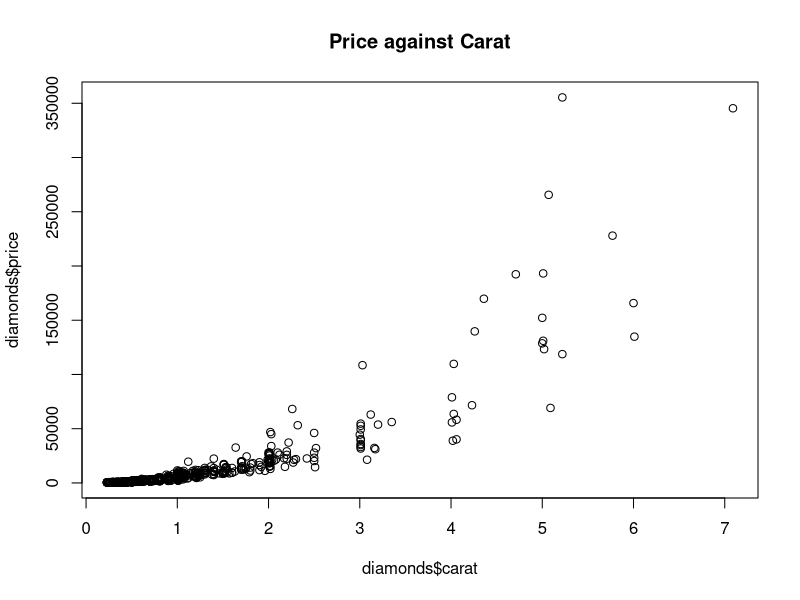
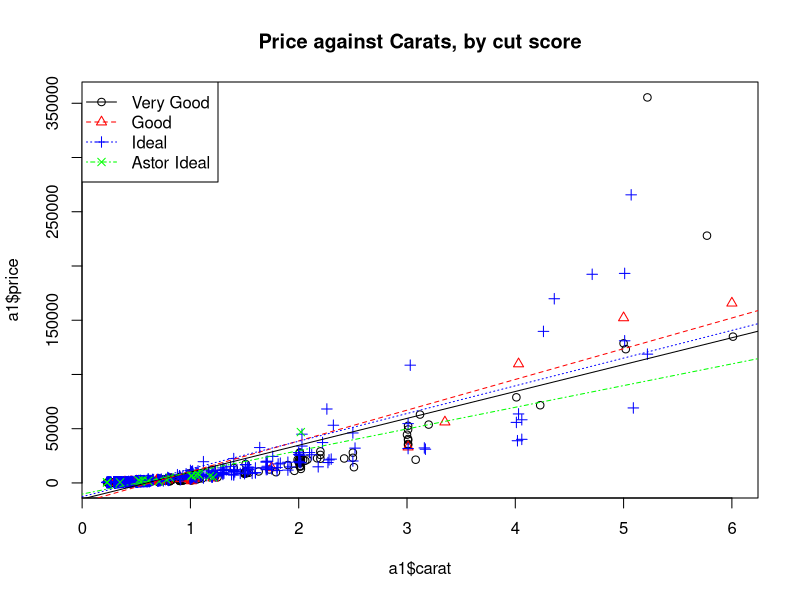
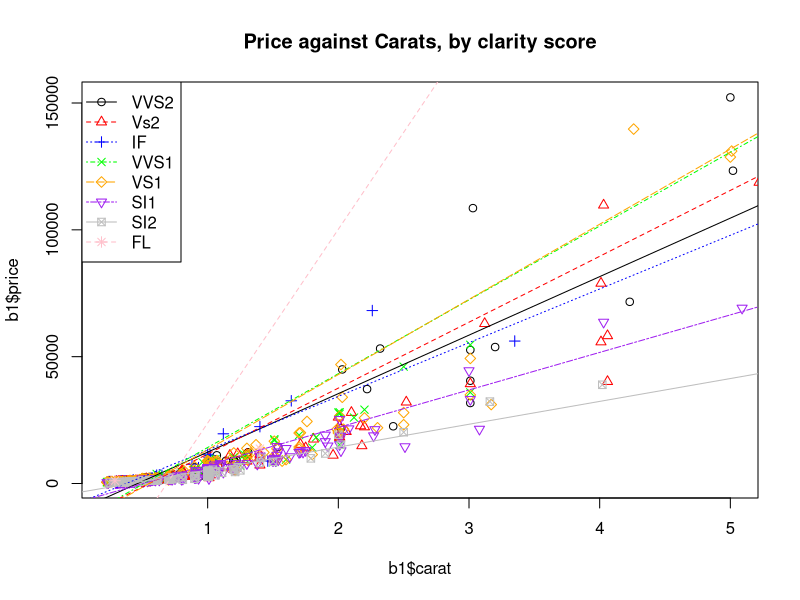
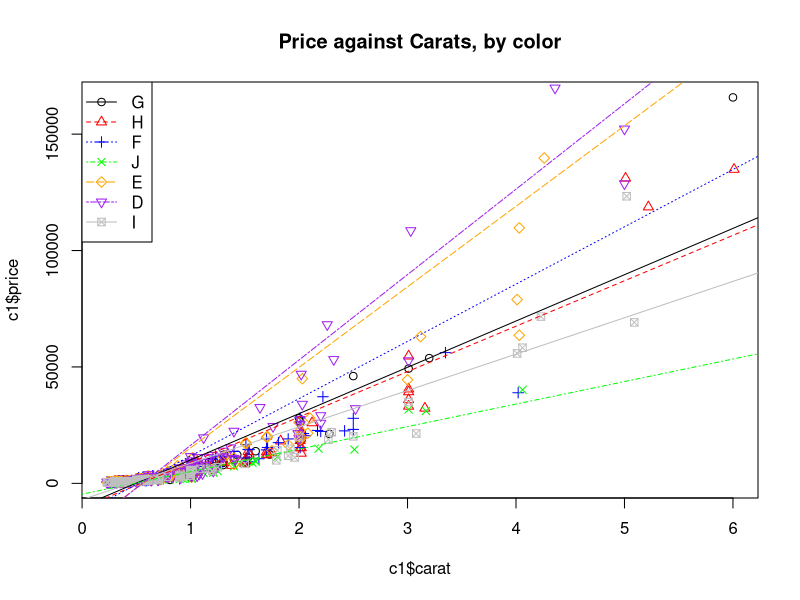

Write R code to recreate these figures, in order.
#EDA for project

diamonds= read.csv("diamonds4.csv")
diamonds = data.frame(diamonds)
head(diamonds)
#5 columns 2 quantitiative 3 categorical

unique(diamonds$cut)
#cut is made of very good, good, ideal,Astor Ideal

unique(diamonds$clarity)
#clarity is made of vvs2, vs2, if, vvs1, vs1,si1,si2,fl

unique(diamonds$color)

#color is made of g, h, f, j, e, d, i

max(diamonds$price)
min(diamonds$price)
median(diamonds$price)
mean(diamonds$price)

max(diamonds$carat)
min(diamonds$carat)
median(diamonds$carat)
mean(diamonds$carat)

par(mfrow=c(1,1))
plot(diamonds$carat,diamonds$price, main = "Price against Carat")

##these plots indicate that price and carat may not follow a linear pattern

#################################### CUT PLOT ###########################################

par(mfrow=c(1,1))

a1=subset(diamonds, cut == "Very Good")
a2=subset(diamonds, cut == "Good")
a3=subset(diamonds, cut == "Ideal")
a4=subset(diamonds, cut== 'Astor Ideal')

reg1<-lm(price~carat,data=a1)
reg2<-lm(price~carat,data=a2)
reg3<-lm(price~carat,data=a3)
reg4<-lm(price~carat,data=a4)

par(mfrow=c(1,1))

plot(a1$carat, a1$price, main="Price against Carats, by cut score")
points(a2$carat, a2$price, pch=2, col='red')
points(a3$carat, a3$price, pch=3, col='blue')
points(a4$carat, a4$price, pch=4, col='green')

abline(reg1,lty=1)
abline(reg2,lty=2, col="red") 
abline(reg3,lty=3, col="blue")
abline(reg4,lty=4, col='green')

legend("topleft", c("Very Good","Good","Ideal", 'Astor Ideal'), lty=c(1,2,3,4), pch=c(1,2,3,4), col=c("black","red","blue", 'green')) 

#viewing this plot we see that all the slopes by cut type seem to be pretty similar, thus we will not worry much of an interaction here

################################ Cut Plot End ###########################################


################################ Clarity Plot ###########################################
unique(diamonds$clarity)

b1=subset(diamonds, clarity == 'VVS2')
b2=subset(diamonds, clarity == 'VS2')
b3=subset(diamonds, clarity == 'IF')
b4=subset(diamonds, clarity == 'VVS1')
b5=subset(diamonds, clarity == 'VS1')
b6=subset(diamonds, clarity == 'SI1')
b7=subset(diamonds, clarity == 'SI2')
b8=subset(diamonds, clarity == 'FL')

reg1<-lm(price~carat,data=b1)
reg2<-lm(price~carat,data=b2)
reg3<-lm(price~carat,data=b3)
reg4<-lm(price~carat,data=b4)
reg5<-lm(price~carat,data=b5)
reg6<-lm(price~carat,data=b6)
reg7<-lm(price~carat,data=b7)
reg8<-lm(price~carat,data=b8)

plot(b1$carat, b1$price, main="Price against Carats, by clarity score")
points(b2$carat, b2$price, pch=2, col='red')
points(b3$carat, b3$price, pch=3, col='blue')
points(b4$carat, b4$price, pch=4, col='green')
points(b5$carat, b5$price, pch=5, col='orange')
points(b6$carat, b6$price, pch=6, col='purple')
points(b7$carat, b7$price, pch=7, col='gray')
points(b8$carat, b8$price, pch=8, col='pink')

abline(reg1,lty=1)
abline(reg2,lty=2, col="red") 
abline(reg3,lty=3, col="blue")
abline(reg4,lty=4, col='green')
abline(reg5,lty=5, col="orange") 
abline(reg6,lty=6, col="purple")
abline(reg7,lty=7, col='gray')
abline(reg8,lty=8, col="pink") 

legend("topleft", 
       c("VVS2","Vs2","IF", 'VVS1','VS1','SI1','SI2','FL'),
       lty=c(1,2,3,4,5,6,7,8),
       pch=c(1,2,3,4,5,6,7,8), 
       col=c("black","red","blue", 'green', 'orange', 'purple', 'gray','pink')) 



############################# Clarity Plot End ####################################################

unique(diamonds$color)

c1=subset(diamonds, color == 'G')
c2=subset(diamonds, color == 'H')
c3=subset(diamonds, color == 'F')
c4=subset(diamonds, color == 'J')
c5=subset(diamonds, color == 'E')
c6=subset(diamonds, color == 'D')
c7=subset(diamonds, color == 'I')

reg1<-lm(price~carat,data=c1)
reg2<-lm(price~carat,data=c2)
reg3<-lm(price~carat,data=c3)
reg4<-lm(price~carat,data=c4)
reg5<-lm(price~carat,data=c5)
reg6<-lm(price~carat,data=c6)
reg7<-lm(price~carat,data=c7)

plot(c1$carat, c1$price, main="Price against Carats, by color")
points(c2$carat, c2$price, pch=2, col='red')
points(c3$carat, c3$price, pch=3, col='blue')
points(c4$carat, c4$price, pch=4, col='green')
points(c5$carat, c5$price, pch=5, col='orange')
points(c6$carat, c6$price, pch=6, col='purple')
points(c7$carat, c7$price, pch=7, col='gray')

abline(reg1,lty=1)
abline(reg2,lty=2, col="red") 
abline(reg3,lty=3, col="blue")
abline(reg4,lty=4, col='green')
abline(reg5,lty=5, col="orange") 
abline(reg6,lty=6, col="purple")
abline(reg7,lty=7, col='gray')

legend("topleft", 
       c("G","H","F", 'J','E','D','I'),
       lty=c(1,2,3,4,5,6,7),
       pch=c(1,2,3,4,5,6,7), 
       col=c("black","red","blue", 'green', 'orange', 'purple', 'gray')) 

#### Viewing these plots it is interesting to see that there may be an interaction between carat and color, and carat and clarity from the
#### past plots. Maybe we will look into these variable
